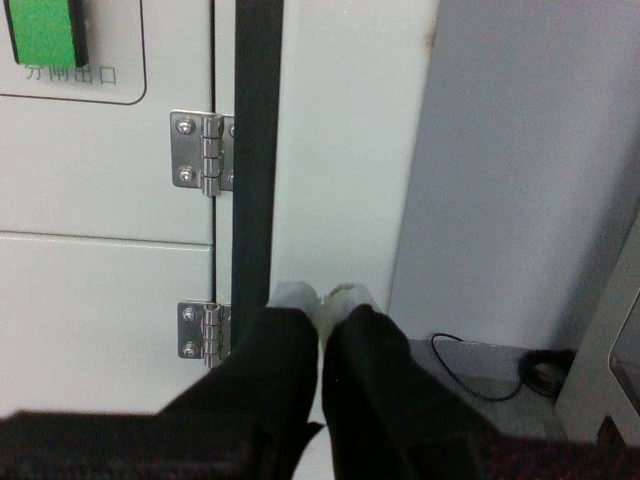
#> input picture frame 28 of src/data/aim_data/aim_3.avi, 640 x 480 px
$ python color_detect_simple.py
#> lines starting #> are read from the running program, lines starting #| are printed output that depends on the picture; after the words box and inside, x2 and y2 are one past the last pixel; in counts of white or black regions, pixels touching at a corner belong together
#> in run, frame is the input picture: shape (480, 640, 3); mean B, G, R 113.6, 115.9, 111.9
#!/usr/bin/env python3
# -*- coding: utf-8 -*-

"""
彩色方块检测程序
用于检测视频中的红色和绿色矩形方块，并标记其位置和属性
"""

import cv2
import numpy as np
import time
import os

# 配置参数
CONFIG = {
    'min_area': 3000,           # 最小轮廓面积阈值 (像素^2)
    'blur_kernel_size': 5,      # 中值滤波核大小
    'morph_kernel': np.ones((5, 5), np.uint8),  # 预计算形态学操作的内核
    # 颜色定义 - 每种颜色包含HSV范围和显示用的BGR颜色
    'colors': {
        'red': {
            'ranges': [
                # 红色在HSV空间分布在两个区域，需要两个范围
                {'lower': np.array([0, 120, 50], dtype=np.uint8), 'upper': np.array([10, 255, 255], dtype=np.uint8)},
                {'lower': np.array([170, 120, 50], dtype=np.uint8), 'upper': np.array([180, 255, 255], dtype=np.uint8)}
            ],
            'bgr': (0, 0, 255)  # 显示用的BGR颜色值 (红色)
        },
        'green': {
            'ranges': [
                {'lower': np.array([35, 120, 50], dtype=np.uint8), 'upper': np.array([85, 255, 255], dtype=np.uint8)}
            ],
            'bgr': (0, 255, 0)  # 显示用的BGR颜色值 (绿色)
        }
    },
    # 方块尺寸筛选条件
    'rect_filter': {
        'width_range': (60, 100),   # 宽度范围(像素)
        'height_range': (60, 160)   # 高度范围(像素)
    }
}

# 预先创建常用字体
FONT = cv2.FONT_HERSHEY_SIMPLEX

class ColorDetector:
    """
    颜色检测器类：用于检测视频中特定颜色和形状的物体
    """
    def __init__(self, video_path, output_path=None):
        """
        初始化颜色检测器

        Args:
            video_path (str): 视频文件路径
            output_path (str, optional): 输出视频路径，如果为None则不保存
        """
        # 打开视频源
        self.cap = cv2.VideoCapture(video_path)

        if not self.cap.isOpened():
            raise ValueError(f"无法打开视频源: {video_path}")

        # 获取视频属性
        self.frame_width = int(self.cap.get(cv2.CAP_PROP_FRAME_WIDTH))
        self.frame_height = int(self.cap.get(cv2.CAP_PROP_FRAME_HEIGHT))
        self.fps = int(self.cap.get(cv2.CAP_PROP_FPS))

        # 配置输出视频 (如果需要)
        self.output = None
        if output_path:
            fourcc = cv2.VideoWriter_fourcc(*'XVID')
            self.output = cv2.VideoWriter(
                output_path, fourcc, self.fps,
                (self.frame_width, self.frame_height)
            )

    def create_color_mask(self, hsv_img, color_ranges):
        """
        创建特定颜色的掩码

        Args:
            hsv_img (ndarray): HSV格式的图像
            color_ranges (list): 颜色范围列表，每个元素包含lower和upper阈值

        Returns:
            ndarray: 二值掩码，目标颜色区域为白色(255)
        """
        # 性能优化：对于单一范围的情况，直接使用inRange
        if len(color_ranges) == 1:
            return cv2.inRange(hsv_img, color_ranges[0]['lower'], color_ranges[0]['upper'])

        # 对于多范围颜色(如红色)，合并多个掩码
        mask = cv2.inRange(hsv_img, color_ranges[0]['lower'], color_ranges[0]['upper'])
        for range_dict in color_ranges[1:]:
            mask |= cv2.inRange(hsv_img, range_dict['lower'], range_dict['upper'])
        return mask

    def process_frame(self, frame):
        """
        处理单帧图像，检测并标记特定颜色和形状的目标

        Args:
            frame (ndarray): 输入图像帧

        Returns:
            ndarray: 处理后的图像，包含标记和信息
        """
        # 创建图像副本以便绘制
        result_image = frame.copy()

        # 获取图像尺寸和中心点
        img_height, img_width = frame.shape[:2]
#> img_height = 480; img_width = 640
        img_center_x = img_width / 2
#> img_center_x = 320
        img_center_y = img_height / 2
#> img_center_y = 240

        # 获取方块尺寸筛选范围
        width_range = CONFIG['rect_filter']['width_range']
        height_range = CONFIG['rect_filter']['height_range']

        # 预处理：中值滤波减少噪声
        filter_image = cv2.medianBlur(frame, CONFIG['blur_kernel_size'])

        # 转换到HSV颜色空间 (更适合颜色检测)
        hsv = cv2.cvtColor(filter_image, cv2.COLOR_BGR2HSV)
#> hsv: shape (480, 640, 3); mean H, S, V 68.3, 37.9, 118.2

        # 遍历检测每种颜色
        for color_name, color_config in CONFIG['colors'].items():
            # 创建颜色掩码
            mask = self.create_color_mask(hsv, color_config['ranges'])

            # 形态学操作改善掩码质量：先开操作(去除噪点)，后闭操作(填充孔洞)
            kernel = CONFIG['morph_kernel']
            mask = cv2.morphologyEx(
                cv2.morphologyEx(mask, cv2.MORPH_OPEN, kernel),
                cv2.MORPH_CLOSE, kernel
            )

            # 查找轮廓
            contours, _ = cv2.findContours(mask, cv2.RETR_EXTERNAL, cv2.CHAIN_APPROX_SIMPLE)

            # 获取颜色配置
            bgr_color = color_config['bgr']

            # 处理每个轮廓
            for contour in contours:
                area = cv2.contourArea(contour)

                # 过滤掉面积过小的轮廓
                if area > CONFIG['min_area']:
                    # 计算轮廓近似多边形 (用于形状分析)
                    perimeter = cv2.arcLength(contour, True)
                    approx = cv2.approxPolyDP(contour, 0.08 * perimeter, True)
                    if len(approx) ==4:
                        # 获取边界矩形
                        x, y, w, h = cv2.boundingRect(contour)

                        # 检查是否符合矩形方块的尺寸要求
                        is_width_valid = width_range[0] <= w <= width_range[1]
                        is_height_valid = height_range[0] <= h <= height_range[1]
                        is_height_greater_than_width = h >= w

                        # 只处理符合条件的形状：宽度合适、高度合适、高度大于宽度
                        if is_width_valid and is_height_valid and is_height_greater_than_width:
                            # 计算中心点
                            center_x = x + w // 2
                            center_y = y + h // 2

                            # 计算相对于图像中心的坐标 (采用常见的计算机视觉坐标系)
                            cx = center_x - img_center_x
                            cy = img_center_y - center_y  # 注意y轴方向翻转

                            # 绘制轮廓
                            cv2.drawContours(result_image, [contour], -1, bgr_color, 2)

                            # 绘制中心点
                            cv2.circle(result_image, (center_x, center_y), 5, bgr_color, -1)

                            # 绘制坐标文本
                            coord_text = f"({int(cx)}, {int(cy)})"
                            cv2.putText(result_image, coord_text,
                                    (center_x + 10, center_y - 10),
                                    FONT, 0.5, bgr_color, 2)

                            # 显示颜色名称
                            cv2.putText(result_image, color_name,
                                    (center_x + 10, center_y + 20),
                                    FONT, 0.5, bgr_color, 2)

                            # 显示尺寸
                            size_text = f"Size: {w}x{h}"
                            cv2.putText(result_image, size_text,
                                    (center_x + 10, center_y + 40),
                                    FONT, 0.5, bgr_color, 2)
#> this loop made 2 passes
#> pass 1, in create_color_mask, `mask = cv2.inRange(hsv_img, color_ranges[0]['lower'], color_ranges[0][..`:
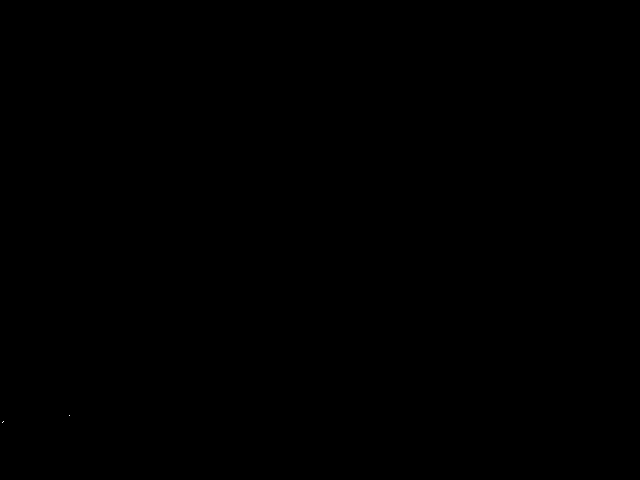
#> mask: shape (480, 640); 0% white in thin lines or dots, all inside (x1, y1, x2, y2) = (2, 415, 70, 423)
#> pass 2, in process_frame, `mask = self.create_color_mask(hsv, color_config['ranges'])`:
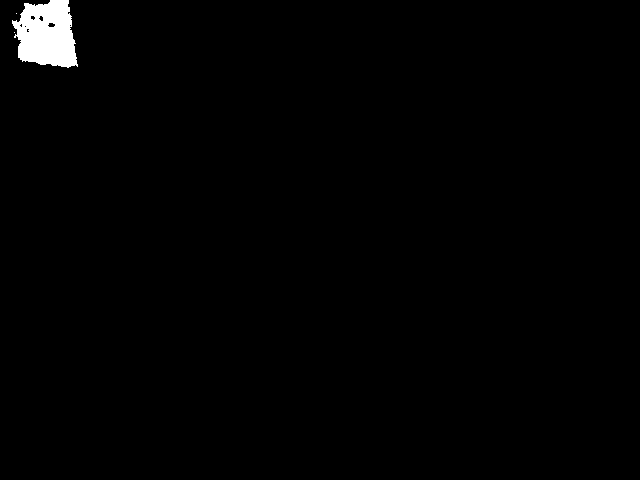
#> mask: shape (480, 640); 1.1% white; 3 white regions (2 under 20 px), largest, box (x1, y1, x2, y2) and area: (12, 0, 78, 68) 3300
#> after the loop: mask: shape (480, 640); 1.1% white; 1 white region, box (x1, y1, x2, y2) and area: (14, 0, 77, 67) 3324
#> after the loop:
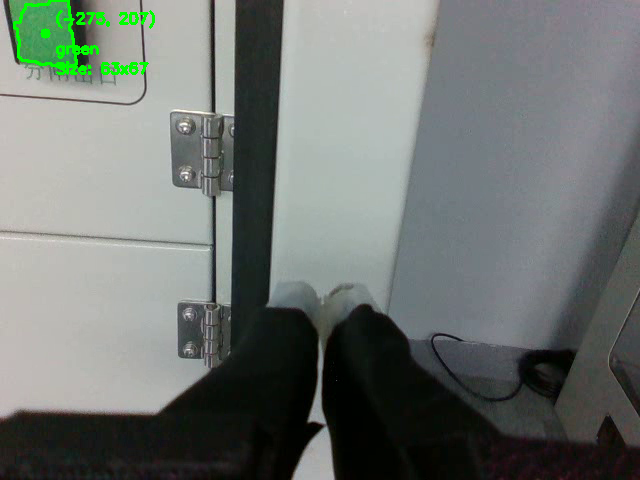
#> result_image: shape (480, 640, 3); 0.76% of pixels changed, all inside (x1, y1, x2, y2) = (13, 0, 155, 75)

        # 显示结果图像
        cv2.imshow("Color Detection", result_image)
        return result_image

    def run(self):
        """
        运行视频处理主循环
        """
        print("开始处理视频...")

        # 设置目标帧率
        target_fps = 30
        frame_time = 1.0 / target_fps  # 每帧的理想时间间隔（秒）

        frame_count = 0
        processing_time = 0

        try:
            while True:
                # 记录开始处理时间
                start_time = time.time()

                # 读取帧
                ret, frame = self.cap.read()
                if not ret:
                    print("视频处理完成或无法读取帧")
                    break

                # 处理帧
                result_frame = self.process_frame(frame)

                # 如果需要保存视频
                if self.output is not None:
                    self.output.write(result_frame)

                # 计算处理时间
                elapsed = time.time() - start_time
                processing_time += elapsed
                frame_count += 1

                # 动态调整等待时间以保持稳定帧率
                wait_time = max(1, int((frame_time - elapsed) * 1000))

                # 检查是否退出
                key = cv2.waitKey(wait_time) & 0xFF
#> (key Esc is pressed here)
                if key == 27:  # ESC键
                    print("用户终止处理")
                    break

        except Exception as e:
            print(f"处理视频时发生错误: {e}")
        finally:
            # 输出性能统计
            if frame_count > 0:
                avg_time = processing_time / frame_count
                actual_fps = 1.0 / avg_time if avg_time > 0 else 0
                print(f"处理了 {frame_count} 帧")
                print(f"平均每帧处理时间: {avg_time:.4f} 秒")
                print(f"实际帧率: {actual_fps:.2f} FPS")

            # 释放资源
            self.cap.release()
            if self.output is not None:
                self.output.release()
            cv2.destroyAllWindows()
            print("资源已释放，程序结束")


def main():
    """主函数"""
    # 在这里直接指定视频路径
    video_path = "D:/Code/arm_ik-a1pass/src/data/aim_data/aim_3.avi"  # 修改为您的视频文件路径

    # 可选：指定输出视频路径
    output_path = None  # 如果需要保存结果视频，可以设置为 "output.avi"

    try:
        # 创建颜色检测器
        detector = ColorDetector(
            video_path=video_path,
            output_path=output_path
        )

        # 运行检测
        detector.run()

    except KeyboardInterrupt:
        print("\n程序已被用户终止")
    except Exception as e:
        print(f"发生错误: {e}")


if __name__ == '__main__':
    main()

$ run again, starting later in the video
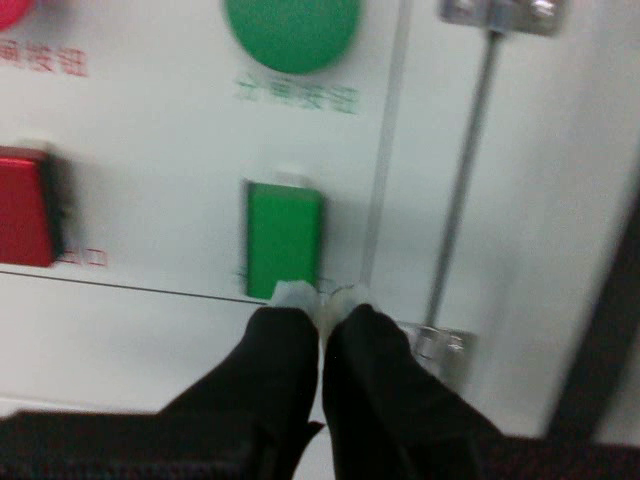
#> input picture frame 129 of src/data/aim_data/aim_3.avi, 640 x 480 px
#> in run, frame is the input picture: shape (480, 640, 3); mean B, G, R 114.2, 119, 112.7
#> hsv: shape (480, 640, 3); mean H, S, V 65.1, 46.5, 121.9
#> the loop in process_frame, `for color_name, color_config in CONFIG['colors'].items():` made 2 passes
#> pass 1, in process_frame, `mask = self.create_color_mask(hsv, color_config['ranges'])`:
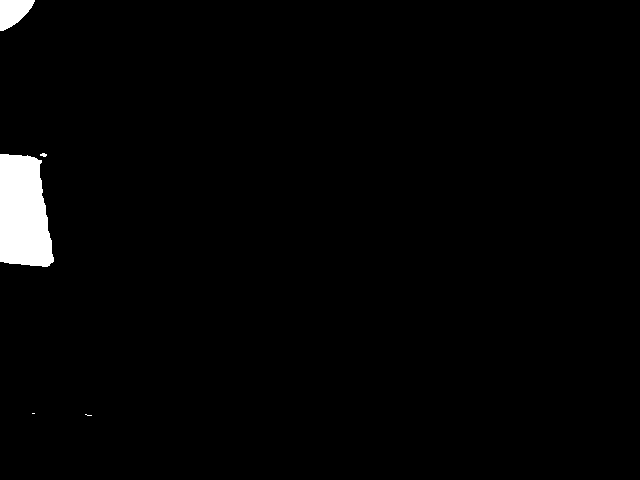
#> mask: shape (480, 640); 1.9% white; 5 white regions (2 under 20 px), largest, box (x1, y1, x2, y2) and area: (0, 154, 54, 267) 5033, (0, 0, 35, 31) 724, (40, 153, 47, 157) 20
#> after the loop in process_frame, `for color_name, color_config in CONFIG['colors'].items():`:
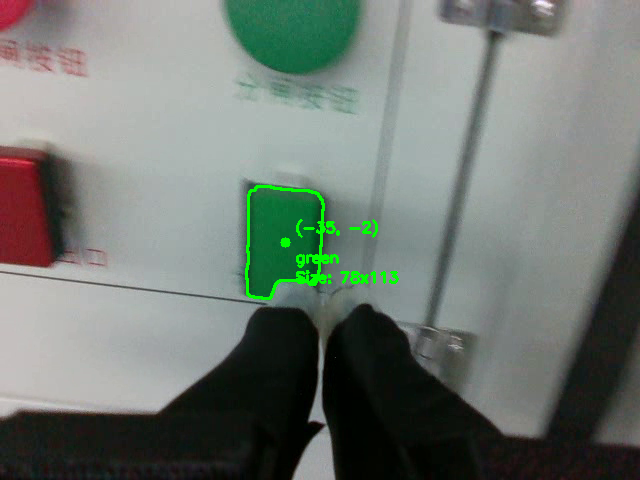
#> result_image: shape (480, 640, 3); 0.82% of pixels changed, all inside (x1, y1, x2, y2) = (245, 185, 399, 300)

$ run again, starting later in the video
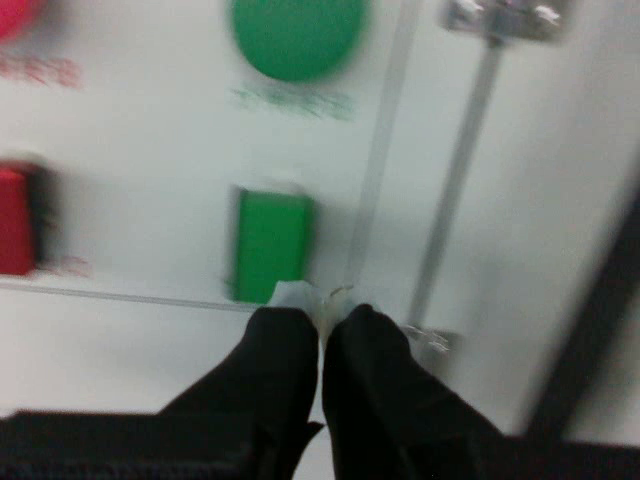
#> input picture frame 230 of src/data/aim_data/aim_3.avi, 640 x 480 px
#> in run, frame is the input picture: shape (480, 640, 3); mean B, G, R 112.5, 117.8, 111.1
#> hsv: shape (480, 640, 3); mean H, S, V 61.9, 44.2, 120.1
#> the loop in process_frame, `for color_name, color_config in CONFIG['colors'].items():` made 2 passes
#> pass 1, in process_frame, `mask = self.create_color_mask(hsv, color_config['ranges'])`:
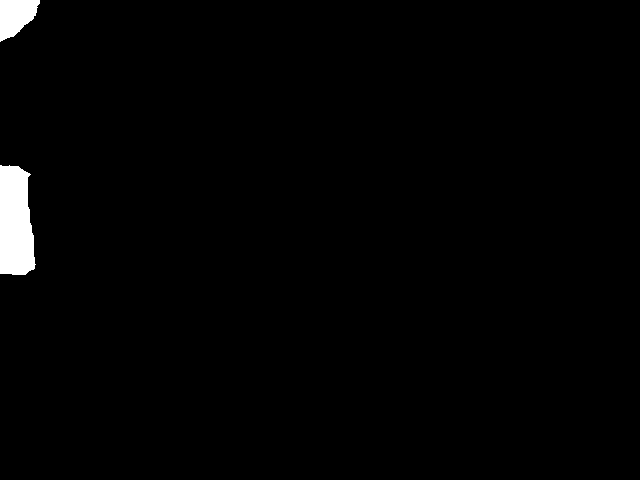
#> mask: shape (480, 640); 1.5% white; 2 white regions, box (x1, y1, x2, y2) and area: (0, 165, 36, 275) 3318, (0, 0, 40, 42) 1145
#> after the loop in process_frame, `for color_name, color_config in CONFIG['colors'].items():`:
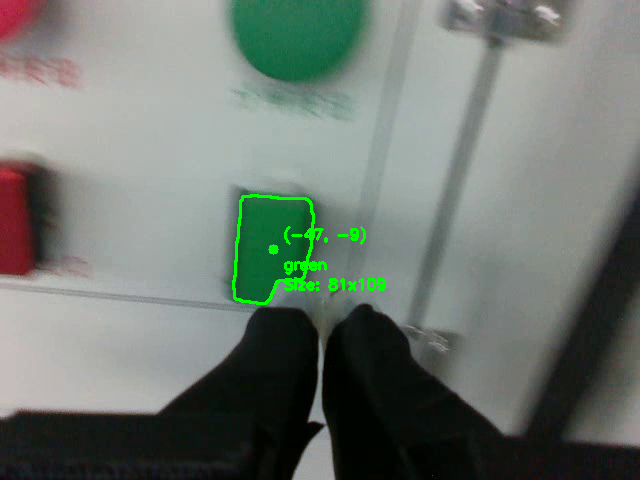
#> result_image: shape (480, 640, 3); 0.82% of pixels changed, all inside (x1, y1, x2, y2) = (232, 194, 386, 305)
